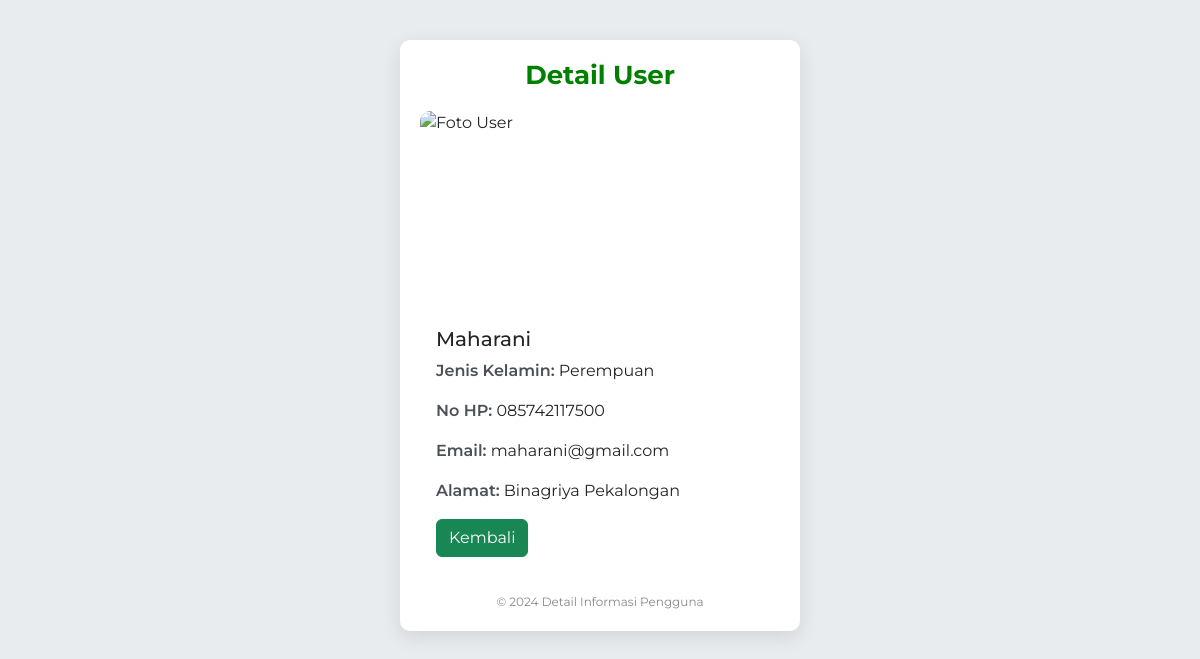
Screenshot of /detail.php?id=2 with the database file from the repository.
### tables this page shows
CREATE TABLE `tb_users` (
  `id` int(10) NOT NULL,
  `nama` varchar(255) NOT NULL,
  `alamat` varchar(255) NOT NULL,
  `nohp` char(13) NOT NULL,
  `foto` blob,
  `jenis_kelamin` enum('Laki-laki','Perempuan') DEFAULT NULL,
  `email` varchar(255) DEFAULT NULL
);

### detail.php (the view, shortened to what this page needs)
<?php
$servername = "localhost";
$username = "root";
$password = "";
$dbname = "db_php";
$conn = new mysqli($servername, $username, $password, $dbname);
if (isset($_GET['id'])) {
    $id = intval($_GET['id']);
    $stmt = $conn->prepare("SELECT * FROM tb_users WHERE id = ?");
    $stmt->bind_param("i", $id);
    $stmt->execute();
    $result = $stmt->get_result();
    if ($result->num_rows > 0) {
        $row = $result->fetch_assoc();
    } else {
        echo "Data tidak ditemukan.";
        exit;
    }
} else {
    echo "ID tidak ditemukan.";
    exit;
}
?>
<!doctype html>
<html lang="en">
<head>
    <link href="https://cdn.jsdelivr.net/npm/bootstrap@5.3.3/dist/css/bootstrap.min.css" rel="stylesheet">
</head>
<body>
<div class="container">
    <h1>Detail User</h1>
    <div class="card">
        <img src="detail.php?id=<?php echo $row['id']; ?>&show_image=1" class="card-img-top" alt="Foto User">
        <div class="card-body">
            <h5 class="card-title"><?php echo htmlspecialchars($row['nama']); ?></h5>
            <p class="card-text"><strong>Jenis Kelamin:</strong> <?php echo htmlspecialchars($row['jenis_kelamin']); ?></p>
            <p class="card-text"><strong>No HP:</strong> <?php echo htmlspecialchars($row['nohp']); ?></p>
            <p class="card-text"><strong>Email:</strong> <?php echo htmlspecialchars($row['email']); ?></p>
            <p class="card-text"><strong>Alamat:</strong> <?php echo htmlspecialchars($row['alamat']); ?></p>
            <a href="index.php" class="btn btn-success">Kembali</a>
        </div>
    </div>
    <div class="footer">
        &copy; <?php echo date("Y"); ?> Detail Informasi Pengguna
    </div>
</div>
</body>
</html>

### detail.php (style rules this page uses)
body { background-color: #e9ecef; font-family: 'Montserrat', sans-serif; color: #343a40; }
.container { max-width: 400px; margin: 40px auto; padding: 20px; border-radius: 10px; background-color: #ffffff; box-shadow: 0 6px 20px rgba(0, 0, 0, 0.1); }
h1 { text-align: center; margin-bottom: 20px; font-size: 26px; color: green; font-weight: 700; }
.card { border: none; border-radius: 10px; margin-bottom: 20px; }
.card-img-top { height: 200px; object-fit: cover; border-top-left-radius: 10px; border-top-right-radius: 10px; }
.card-body { padding: 1rem; }
.card-text strong { color: #495057; font-weight: 600; }
.footer { text-align: center; margin-top: 20px; color: #888; font-size: 12px; }

### rows the page displays
tb_users: nama "Maharani", jenis_kelamin "Perempuan", nohp "085742117500", email "maharani@gmail.com", alamat "Binagriya Pekalongan"
